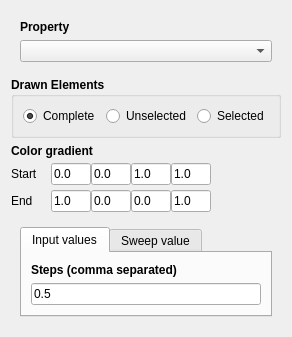
<?xml version="1.0" encoding="UTF-8"?>
<ui version="4.0">
 <class>StepsRendererConfig</class>
 <widget class="QWidget" name="StepsRendererConfig">
  <property name="geometry">
   <rect>
    <x>0</x>
    <y>0</y>
    <width>276</width>
    <height>310</height>
   </rect>
  </property>
  <property name="windowTitle">
   <string>Form</string>
  </property>
  <layout class="QVBoxLayout" name="verticalLayout_5">
   <item>
    <widget class="QWidget" name="widget_1" native="true">
     <property name="sizePolicy">
      <sizepolicy hsizetype="Minimum" vsizetype="Maximum">
       <horstretch>0</horstretch>
       <verstretch>0</verstretch>
      </sizepolicy>
     </property>
     <layout class="QVBoxLayout" name="verticalLayout" stretch="0,0">
      <property name="leftMargin">
       <number>9</number>
      </property>
      <property name="topMargin">
       <number>9</number>
      </property>
      <property name="rightMargin">
       <number>9</number>
      </property>
      <property name="bottomMargin">
       <number>9</number>
      </property>
      <item>
       <widget class="QLabel" name="label_12">
        <property name="sizePolicy">
         <sizepolicy hsizetype="Maximum" vsizetype="Maximum">
          <horstretch>0</horstretch>
          <verstretch>0</verstretch>
         </sizepolicy>
        </property>
        <property name="font">
         <font>
          <weight>75</weight>
          <bold>true</bold>
         </font>
        </property>
        <property name="text">
         <string>Property</string>
        </property>
       </widget>
      </item>
      <item>
       <widget class="QComboBox" name="comboBox_prop_select"/>
      </item>
     </layout>
    </widget>
   </item>
   <item>
    <widget class="QGroupBox" name="groupBox_drawn_Elements">
     <property name="font">
      <font>
       <weight>75</weight>
       <bold>true</bold>
      </font>
     </property>
     <property name="title">
      <string>Drawn Elements</string>
     </property>
     <layout class="QGridLayout" name="gridLayout">
      <item row="0" column="2" colspan="2">
       <widget class="QRadioButton" name="radioButton_selected">
        <property name="font">
         <font>
          <weight>50</weight>
          <bold>false</bold>
         </font>
        </property>
        <property name="text">
         <string>Selected</string>
        </property>
       </widget>
      </item>
      <item row="0" column="1">
       <widget class="QRadioButton" name="radioButton_unselected">
        <property name="font">
         <font>
          <weight>50</weight>
          <bold>false</bold>
         </font>
        </property>
        <property name="text">
         <string>Unselected</string>
        </property>
       </widget>
      </item>
      <item row="0" column="0">
       <widget class="QRadioButton" name="radioButton_complete">
        <property name="font">
         <font>
          <weight>50</weight>
          <bold>false</bold>
         </font>
        </property>
        <property name="text">
         <string>Complete</string>
        </property>
        <property name="checked">
         <bool>true</bool>
        </property>
       </widget>
      </item>
     </layout>
    </widget>
   </item>
   <item>
    <widget class="QWidget" name="widget_4" native="true">
     <property name="sizePolicy">
      <sizepolicy hsizetype="Fixed" vsizetype="Fixed">
       <horstretch>0</horstretch>
       <verstretch>0</verstretch>
      </sizepolicy>
     </property>
     <layout class="QVBoxLayout" name="verticalLayout_3">
      <property name="spacing">
       <number>5</number>
      </property>
      <property name="leftMargin">
       <number>0</number>
      </property>
      <property name="topMargin">
       <number>0</number>
      </property>
      <property name="rightMargin">
       <number>0</number>
      </property>
      <property name="bottomMargin">
       <number>0</number>
      </property>
      <item>
       <widget class="QLabel" name="label_8">
        <property name="sizePolicy">
         <sizepolicy hsizetype="Fixed" vsizetype="Fixed">
          <horstretch>0</horstretch>
          <verstretch>0</verstretch>
         </sizepolicy>
        </property>
        <property name="font">
         <font>
          <weight>75</weight>
          <bold>true</bold>
         </font>
        </property>
        <property name="text">
         <string>Color gradient</string>
        </property>
       </widget>
      </item>
      <item>
       <widget class="QFrame" name="frame_2">
        <property name="sizePolicy">
         <sizepolicy hsizetype="Fixed" vsizetype="Fixed">
          <horstretch>0</horstretch>
          <verstretch>0</verstretch>
         </sizepolicy>
        </property>
        <property name="frameShadow">
         <enum>QFrame::Raised</enum>
        </property>
        <layout class="QHBoxLayout" name="horizontalLayout_5">
         <property name="spacing">
          <number>0</number>
         </property>
         <property name="leftMargin">
          <number>0</number>
         </property>
         <property name="topMargin">
          <number>0</number>
         </property>
         <property name="rightMargin">
          <number>0</number>
         </property>
         <property name="bottomMargin">
          <number>0</number>
         </property>
         <item>
          <widget class="QLabel" name="label_6">
           <property name="sizePolicy">
            <sizepolicy hsizetype="Fixed" vsizetype="Preferred">
             <horstretch>0</horstretch>
             <verstretch>0</verstretch>
            </sizepolicy>
           </property>
           <property name="minimumSize">
            <size>
             <width>40</width>
             <height>0</height>
            </size>
           </property>
           <property name="maximumSize">
            <size>
             <width>40</width>
             <height>16777215</height>
            </size>
           </property>
           <property name="text">
            <string>Start</string>
           </property>
          </widget>
         </item>
         <item>
          <widget class="QLineEdit" name="lineEdit_gs_r">
           <property name="sizePolicy">
            <sizepolicy hsizetype="Fixed" vsizetype="Fixed">
             <horstretch>0</horstretch>
             <verstretch>0</verstretch>
            </sizepolicy>
           </property>
           <property name="maximumSize">
            <size>
             <width>40</width>
             <height>16777215</height>
            </size>
           </property>
           <property name="text">
            <string>0.0</string>
           </property>
          </widget>
         </item>
         <item>
          <widget class="QLineEdit" name="lineEdit_gs_g">
           <property name="sizePolicy">
            <sizepolicy hsizetype="Fixed" vsizetype="Fixed">
             <horstretch>0</horstretch>
             <verstretch>0</verstretch>
            </sizepolicy>
           </property>
           <property name="maximumSize">
            <size>
             <width>40</width>
             <height>16777215</height>
            </size>
           </property>
           <property name="text">
            <string>0.0</string>
           </property>
          </widget>
         </item>
         <item>
          <widget class="QLineEdit" name="lineEdit_gs_b">
           <property name="sizePolicy">
            <sizepolicy hsizetype="Fixed" vsizetype="Fixed">
             <horstretch>0</horstretch>
             <verstretch>0</verstretch>
            </sizepolicy>
           </property>
           <property name="maximumSize">
            <size>
             <width>40</width>
             <height>16777215</height>
            </size>
           </property>
           <property name="text">
            <string>1.0</string>
           </property>
          </widget>
         </item>
         <item>
          <widget class="QLineEdit" name="lineEdit_gs_a">
           <property name="sizePolicy">
            <sizepolicy hsizetype="Fixed" vsizetype="Fixed">
             <horstretch>0</horstretch>
             <verstretch>0</verstretch>
            </sizepolicy>
           </property>
           <property name="maximumSize">
            <size>
             <width>40</width>
             <height>16777215</height>
            </size>
           </property>
           <property name="text">
            <string>1.0</string>
           </property>
          </widget>
         </item>
        </layout>
       </widget>
      </item>
      <item>
       <widget class="QWidget" name="widget_5" native="true">
        <property name="sizePolicy">
         <sizepolicy hsizetype="Fixed" vsizetype="Fixed">
          <horstretch>0</horstretch>
          <verstretch>0</verstretch>
         </sizepolicy>
        </property>
        <layout class="QHBoxLayout" name="horizontalLayout_3">
         <property name="spacing">
          <number>0</number>
         </property>
         <property name="leftMargin">
          <number>0</number>
         </property>
         <property name="topMargin">
          <number>0</number>
         </property>
         <property name="rightMargin">
          <number>0</number>
         </property>
         <property name="bottomMargin">
          <number>0</number>
         </property>
         <item>
          <widget class="QLabel" name="label_9">
           <property name="sizePolicy">
            <sizepolicy hsizetype="Fixed" vsizetype="Preferred">
             <horstretch>0</horstretch>
             <verstretch>0</verstretch>
            </sizepolicy>
           </property>
           <property name="minimumSize">
            <size>
             <width>40</width>
             <height>0</height>
            </size>
           </property>
           <property name="text">
            <string>End</string>
           </property>
          </widget>
         </item>
         <item>
          <widget class="QLineEdit" name="lineEdit_ge_r">
           <property name="sizePolicy">
            <sizepolicy hsizetype="Fixed" vsizetype="Fixed">
             <horstretch>0</horstretch>
             <verstretch>0</verstretch>
            </sizepolicy>
           </property>
           <property name="maximumSize">
            <size>
             <width>40</width>
             <height>16777215</height>
            </size>
           </property>
           <property name="text">
            <string>1.0</string>
           </property>
          </widget>
         </item>
         <item>
          <widget class="QLineEdit" name="lineEdit_ge_g">
           <property name="sizePolicy">
            <sizepolicy hsizetype="Fixed" vsizetype="Fixed">
             <horstretch>0</horstretch>
             <verstretch>0</verstretch>
            </sizepolicy>
           </property>
           <property name="maximumSize">
            <size>
             <width>40</width>
             <height>16777215</height>
            </size>
           </property>
           <property name="text">
            <string>0.0</string>
           </property>
          </widget>
         </item>
         <item>
          <widget class="QLineEdit" name="lineEdit_ge_b">
           <property name="sizePolicy">
            <sizepolicy hsizetype="Fixed" vsizetype="Fixed">
             <horstretch>0</horstretch>
             <verstretch>0</verstretch>
            </sizepolicy>
           </property>
           <property name="maximumSize">
            <size>
             <width>40</width>
             <height>16777215</height>
            </size>
           </property>
           <property name="text">
            <string>0.0</string>
           </property>
          </widget>
         </item>
         <item>
          <widget class="QLineEdit" name="lineEdit_ge_a">
           <property name="sizePolicy">
            <sizepolicy hsizetype="Fixed" vsizetype="Fixed">
             <horstretch>0</horstretch>
             <verstretch>0</verstretch>
            </sizepolicy>
           </property>
           <property name="maximumSize">
            <size>
             <width>40</width>
             <height>16777215</height>
            </size>
           </property>
           <property name="text">
            <string>1.0</string>
           </property>
          </widget>
         </item>
        </layout>
       </widget>
      </item>
     </layout>
    </widget>
   </item>
   <item>
    <widget class="QWidget" name="widget" native="true">
     <layout class="QVBoxLayout" name="verticalLayout_2">
      <item>
       <widget class="QTabWidget" name="tabWidget_input_type">
        <property name="sizePolicy">
         <sizepolicy hsizetype="Preferred" vsizetype="Preferred">
          <horstretch>0</horstretch>
          <verstretch>0</verstretch>
         </sizepolicy>
        </property>
        <property name="tabShape">
         <enum>QTabWidget::Rounded</enum>
        </property>
        <property name="currentIndex">
         <number>0</number>
        </property>
        <widget class="QWidget" name="tab_input_values">
         <property name="enabled">
          <bool>true</bool>
         </property>
         <property name="sizePolicy">
          <sizepolicy hsizetype="Maximum" vsizetype="Preferred">
           <horstretch>0</horstretch>
           <verstretch>0</verstretch>
          </sizepolicy>
         </property>
         <attribute name="title">
          <string>Input values</string>
         </attribute>
         <layout class="QVBoxLayout" name="verticalLayout_6">
          <item>
           <widget class="QWidget" name="widget_2" native="true">
            <property name="sizePolicy">
             <sizepolicy hsizetype="Preferred" vsizetype="Maximum">
              <horstretch>0</horstretch>
              <verstretch>0</verstretch>
             </sizepolicy>
            </property>
            <layout class="QVBoxLayout" name="verticalLayout_7">
             <property name="spacing">
              <number>6</number>
             </property>
             <property name="leftMargin">
              <number>0</number>
             </property>
             <property name="topMargin">
              <number>0</number>
             </property>
             <property name="rightMargin">
              <number>0</number>
             </property>
             <property name="bottomMargin">
              <number>0</number>
             </property>
             <item>
              <widget class="QLabel" name="label_10">
               <property name="sizePolicy">
                <sizepolicy hsizetype="Maximum" vsizetype="Maximum">
                 <horstretch>0</horstretch>
                 <verstretch>0</verstretch>
                </sizepolicy>
               </property>
               <property name="font">
                <font>
                 <weight>75</weight>
                 <bold>true</bold>
                </font>
               </property>
               <property name="text">
                <string>Steps (comma separated)</string>
               </property>
              </widget>
             </item>
             <item>
              <widget class="QLineEdit" name="lineEdit_steps">
               <property name="text">
                <string>0.5</string>
               </property>
              </widget>
             </item>
            </layout>
           </widget>
          </item>
         </layout>
        </widget>
        <widget class="QWidget" name="tab_sweep_value">
         <attribute name="title">
          <string>Sweep value</string>
         </attribute>
         <layout class="QVBoxLayout" name="verticalLayout_8">
          <item>
           <widget class="QSlider" name="horizontalSlider_sweep_value">
            <property name="sizePolicy">
             <sizepolicy hsizetype="Minimum" vsizetype="Fixed">
              <horstretch>0</horstretch>
              <verstretch>0</verstretch>
             </sizepolicy>
            </property>
            <property name="maximum">
             <number>100</number>
            </property>
            <property name="orientation">
             <enum>Qt::Horizontal</enum>
            </property>
           </widget>
          </item>
          <item>
           <widget class="QLabel" name="label_sweep_value">
            <property name="text">
             <string>TextLabel</string>
            </property>
            <property name="alignment">
             <set>Qt::AlignCenter</set>
            </property>
           </widget>
          </item>
         </layout>
        </widget>
       </widget>
      </item>
     </layout>
    </widget>
   </item>
  </layout>
 </widget>
 <resources/>
 <connections/>
</ui>
